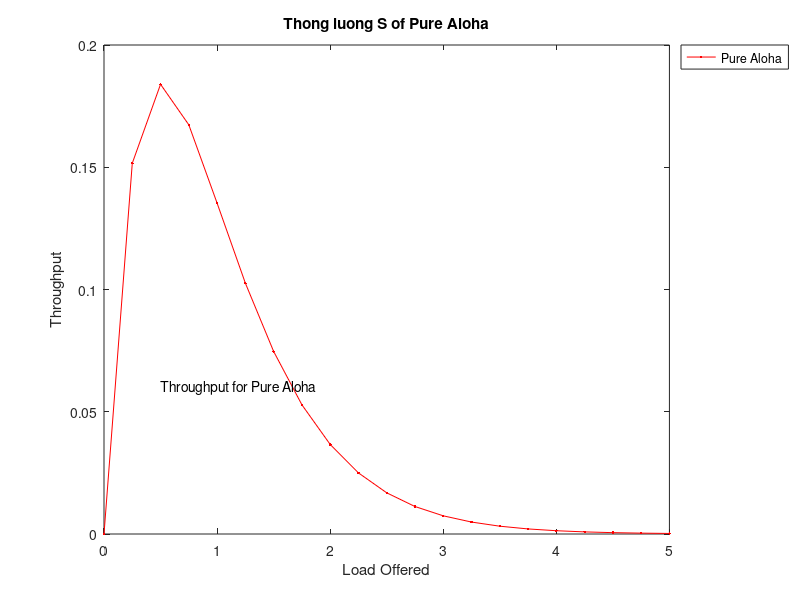

Reproduce this figure in MATLAB.
%Throughput Curve Generate for Slotted and Pure Aloha

G = 0:0.25:5;
S = G.*exp(-2*G);
plot(G,S,'r.-');

title('Thong luong S of Pure Aloha');
xlabel('Load Offered');
ylabel('Throughput');
text(.5,.06,'Throughput for Pure Aloha');
legend('Pure Aloha','Location','NorthEastOutside');